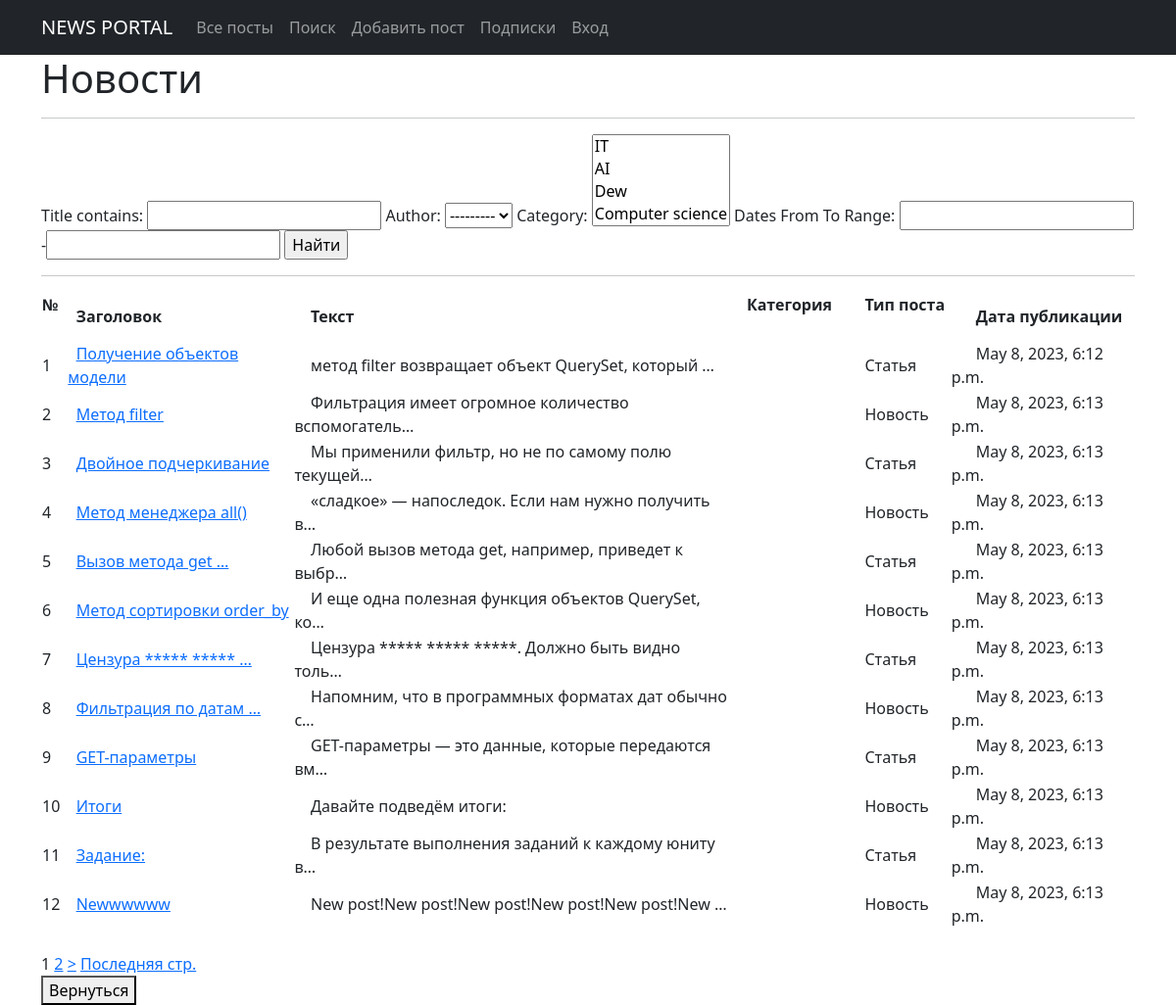
The app's page /search/ with its own data.
### portal/models.py (models this page shows, shortened)
class Post(models.Model):
    author = models.ForeignKey(Author, on_delete=models.CASCADE)
    NEWS = 'Новость'
    ARTICLE = 'Статья'
    CATEGORIES = [
        (NEWS, 'Новость'),
        (ARTICLE, 'Статья')
    ]
    categoryType = models.CharField(max_length=10,
                                     choices=CATEGORIES,
                                     default=ARTICLE)
    category = models.ManyToManyField(Category, through='PostCategory')
    publicationDate = models.DateTimeField('Publication date ', auto_now_add=True)
    postTitle = models.CharField('Title ', max_length=128)
    postContent = models.TextField('Content')
    rating = models.SmallIntegerField("рейтинг статьи/новости", default=0)

### portal/views.py (the view)
# urls.py: path('search/', PostSearchView.as_view(), name='post_search'),
class PostSearchView(ListView):
    model = Post
    template_name = 'post/post_search.html'
    context_object_name = 'post_search'
    paginate_by = 10
    form_class = PostForm
    def get_filter(self):
        return PostFilter(self.request.GET, queryset=super().get_queryset())
    def get_queryset(self):
        return self.get_filter().qs
    def get_context_data(self, **kwargs):
        context = super().get_context_data(**kwargs)
        context['search'] = PostFilter(self.request.GET, queryset=self.get_queryset())
        context['categories'] = PostCategory.objects.all()
        context['form'] = PostForm()
        return context

### portal/forms.py
class PostForm(ModelForm):
    class Meta:
        model = Post
        fields = ['author', 'postTitle', 'category', 'postContent', 'categoryType',
                  ]

### portal/models.py (called while the page is built)
    def __str__(self):
        return f'{self.authorUser.username}'

    def __str__(self):
        return f'{self.categoryName}'

### portal/templatetags/custom_filters.py (called while the page is built)
@register.filter(name='censor')
def censor(value):
    for word in censor_list:
        value = value.replace(word, '*****')
    return value

### templates/post/post_search.html (shortened to what this page needs)
{% extends 'flatpages/default.html' %}
{% load custom_filters %}
{% block content %}
<h1>Новости</h1>
<hr>
<form method="GET">
    {{ search.form }}
    <input type="submit" value="Найти">
</form>
<hr>
{% if search.qs %}
<table>
	<tr>
		<td>
			<b>
				№ &nbsp
			</b>
		</td>
		<td>
			<b>
				&nbsp Заголовок
			</b>
		</td>
		<td>
			<b>
				 &nbsp &nbsp Текст
			</b>
		</td>
		<td>
			<b>
				&nbsp &nbsp Категория &nbsp
			</b>
		</td>
        <td>
            <b>
                &nbsp &nbsp &nbsp  Тип поста &nbsp
            </b>
        </td>
		<td>
			<b>
				&nbsp &nbsp &nbsp Дата публикации &nbsp
			</b>
		</td>
	</tr>
		{% for post in search.qs %}
		<tr>
            <td>
                {{ post.id }}
            </td>
            <td> &nbsp
                <a href="{% url 'post_detail' post.id %}"> {{ post.postTitle|default:"Без заголовка"|truncatewords:3|censor}}
            <br>
            </td>
            <td>
                &nbsp &nbsp {{ post.postContent|truncatechars:50|censor}}
            </td>
            <td>
            </td>
            <td>
                &nbsp &nbsp &nbsp {{ post.categoryType}}
            </td>
            <td>
                &nbsp &nbsp &nbsp {{ post.publicationDate|default:"Без даты" }}
            </td>
		{% endfor %}
		</tr>
	</table>
{% else %}
<h2>
    Новостей нет!
</h2>
{% endif %}
<br>
{% if is_paginated %}
    {% for num in page_obj.paginator.page_range %}
        {% if page_obj.number == num %}
            <a>{{ num }}</a>
        {% elif num > page_obj.number|add:'-3' and num < page_obj.number|add:'3' %}
            <a href="?page={{ num }}">{{ num }}</a>
        {% endif %}
    {% endfor %}
    {% if page_obj.has_next %}
        <a href="?page={{ page_obj.next_page_number }}">></a>
        <a href="?page={{ page_obj.paginator.num_pages }}">Последняя стр.</a>
    {% endif %}
{% endif %}
<br>
<button> <a class="nav-link" href="/portal/">Вернуться</a> </button>
{% endblock content %}

### records on screen
Post: id "1", postTitle|censor "Получение объектов модели", postContent|censor "метод filter возвращает объект QuerySet, который …", categoryType "Статья", publicationDate "May 8, 2023, 6:12 p.m."
Post: id "2", postTitle|censor "Метод filter", postContent|censor "Фильтрация имеет огромное количество вспомогатель…", categoryType "Новость", publicationDate "May 8, 2023, 6:13 p.m."
Post: id "3", postTitle|censor "Двойное подчеркивание", postContent|censor "Мы применили фильтр, но не по самому полю текущей…", categoryType "Статья", publicationDate "May 8, 2023, 6:13 p.m."
Post: id "4", postTitle|censor "Метод менеджера all()", postContent|censor "«сладкое» — напоследок. Если нам нужно получить в…", categoryType "Новость", publicationDate "May 8, 2023, 6:13 p.m."
Post: id "5", postTitle|censor "Вызов метода get …", postContent|censor "Любой вызов метода get, например, приведет к выбр…", categoryType "Статья", publicationDate "May 8, 2023, 6:13 p.m."
Post: id "6", postTitle|censor "Метод сортировки order_by", postContent|censor "И еще одна полезная функция объектов QuerySet, ко…", categoryType "Новость", publicationDate "May 8, 2023, 6:13 p.m."
Post: id "7", postTitle|censor "Цензура ***** ***** …", postContent|censor "Цензура ***** ***** *****. Должно быть видно толь…", categoryType "Статья", publicationDate "May 8, 2023, 6:13 p.m."
Post: id "8", postTitle|censor "Фильтрация по датам …", postContent|censor "Напомним, что в программных форматах дат обычно с…", categoryType "Новость", publicationDate "May 8, 2023, 6:13 p.m."
Post: id "9", postTitle|censor "GET-параметры", postContent|censor "GET-параметры — это данные, которые передаются вм…", categoryType "Статья", publicationDate "May 8, 2023, 6:13 p.m."
Post: id "10", postTitle|censor "Итоги", postContent|censor "Давайте подведём итоги:", categoryType "Новость", publicationDate "May 8, 2023, 6:13 p.m."
Post: id "11", postTitle|censor "Задание:", postContent|censor "В результате выполнения заданий к каждому юниту в…", categoryType "Статья", publicationDate "May 8, 2023, 6:13 p.m."
Post: id "12", postTitle|censor "Newwwwww", postContent|censor "New post!New post!New post!New post!New post!New …", categoryType "Новость", publicationDate "May 8, 2023, 6:13 p.m."

### other values on screen
{{ num }} "1"
{{ num }} "2"
